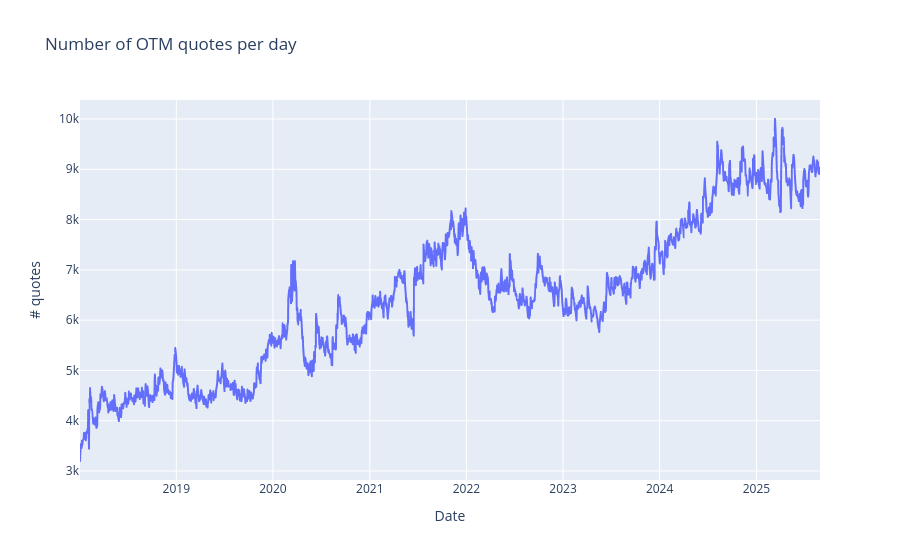

Here is the notebook cell this chart was saved with:
### Code cell
# (c) quote density over time
per_day = otm.group_by("date").agg(pl.len().alias("n")).sort("date")
print("OTM quotes/day:  min", int(per_day["n"].min()),
      " median", int(per_day["n"].median()), " max", int(per_day["n"].max()))
fig = px.line(per_day.to_pandas(), x="date", y="n",
              title="Number of OTM quotes per day",
              labels={"date": "Date", "n": "# quotes"})
fig.show()

### Figure 1 — Plotly figure (JSON) as saved in the notebook; plotly's stock layout.template omitted (floating-point values rounded to 4 significant figures; data arrays with more than 128 entries replaced by an {"elided": "..."} marker saying what was removed)
{"data": [{"hovertemplate": "Date=%{x}<br># quotes=%{y}<extra></extra>", "legendgroup": "", "line": {"color": "#636efa", "dash": "solid"}, "marker": {"symbol": "circle"}, "mode": "lines", "name": "", "showlegend": false, "type": "scattergl", "x": {"elided": "1926 str values"}, "xaxis": "x", "y": {"elided": "1926 int values"}, "yaxis": "y"}], "layout": {"legend": {"tracegroupgap": 0}, "title": {"text": "Number of OTM quotes per day"}, "xaxis": {"anchor": "y", "domain": [0, 1], "title": {"text": "Date"}}, "yaxis": {"anchor": "x", "domain": [0, 1], "title": {"text": "# quotes"}}}}
